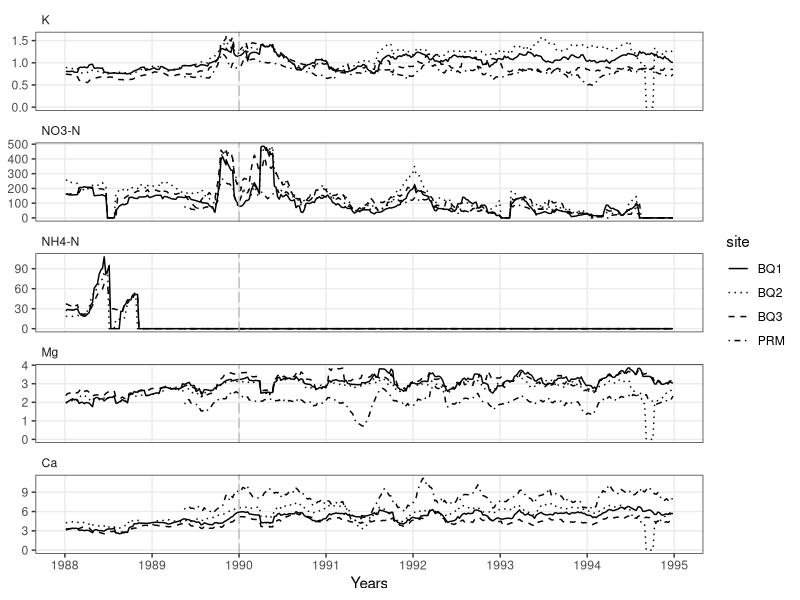

This chart was generated by the following R code:
# Setup
library(tidyverse)
library(here)
library(lubridate)

rm(list = ls())


print("Hello World")

# Time-series plots of rain inputs and streamwater concentrations are presented as 9-wk moving averages. This approach minimized rapid fluctuations
# caused by concentration-discharge interactions, made longer-term patterns
# more apparent, and permitted data from several streams and ions to be presented together. Stream concentration data are presented in two groups, the
# El Verde streams (QS, QT, QPA, QPB), and the Bisley streams (PRM, BQ1,
# BQ2, BQ3). Moving averages were not plotted where there were gaps in sampling or in particular chemical analyses.

# Load data
BQ1_df <- read_csv(here("knb-lter-luq.20.4923064","QuebradaCuenca1-Bisley.csv")) %>% 
  mutate(site = "BQ1")
BQ2_df <- read_csv(here("knb-lter-luq.20.4923064","QuebradaCuenca2-Bisley.csv")) %>% 
  mutate(site = "BQ2")
BQ3_df <- read_csv(here("knb-lter-luq.20.4923064","QuebradaCuenca3-Bisley.csv")) %>% 
  mutate(site = "BQ3")
PRM_df <- read_csv(here("knb-lter-luq.20.4923064","RioMameyesPuenteRoto.csv")) %>% 
  mutate(site = "PRM")

compounds <- c("K","NO3-N","NH4-N","Mg","Ca")
sites <- c("BQ1", "BQ2", "BQ3", "PRM")


# assign value in seconds of 4 week half-interval
half_interval_sec <- 4 * 7 * 24 * 60 * 60

#Define function to calculate moving average
calc_moving_avg <- function(dates, values, half_interval = 4, min_gap_size = 3) {
  
  # date values in  numerical POSIXct
  date_sec <-  as.numeric(dates)
  
  # generate empty vector to store rolled means
  rolled_means <- numeric(length(values))
  
  # iterate along length of values
  for (i in seq_along(values)) {
    # identify interval values for each date
    interval_elements <- abs(date_sec - date_sec[i]) <= half_interval_sec
    
    # subset values and dates to those in the interval
    interval_vals <- values[interval_elements]
    dates <- date_sec[interval_elements]
    
    # remove NA values and dates
    non_na_elements <- !is.na(interval_vals)
    vals <- interval_vals[non_na_elements]
    dates <- dates[non_na_elements]
    
    if (length(vals) < min_gap_size) {
      next
    } else {
      rolled_means[i] <- mean(vals)
    }
  }
  return(rolled_means)
}


# Deal with duplicate date entries


all_sites_df <- bind_rows(BQ1_df, BQ2_df, BQ3_df, PRM_df) %>%
  mutate(date = as.POSIXct(ymd(Sample_Date), tz = "UTC")) %>%
  filter(year(date) >= 1988, year(date) <= 1994) %>%
  select(date, site, "K", "NO3-N", "NH4-N", "Mg", "Ca") %>%
  arrange(site, date)


long <- all_sites_df %>%
  pivot_longer(cols = c(K, "NO3-N", "NH4-N", Mg, Ca), names_to = "compound", values_to = "value") %>% 
  mutate(compound = factor(compound, levels = compounds),
         site = factor(site, levels = sites)) %>%  # make compound and site categorical
  group_by(site, compound) %>% 
  arrange(date, .by_group = TRUE) %>%
  mutate(rolling_means = calc_moving_avg(date, value, half_interval = 4, min_gap_size = 3)) %>% 
  ungroup()

# plot different compound moving averages over time by site



ggplot(long, aes(x = date, y = rolling_means, linetype = site, group = site)) +
  geom_line(na.rm = TRUE) +
  geom_vline(xintercept = as.POSIXct("1990-01-01", tz = "UTC"), linetype = "longdash", color = "grey") +
  facet_wrap(~ compound, ncol = 1, scales = "free_y") +
  scale_linetype_manual(
    values = c("solid", "dotted", "dashed", "dotdash")
  ) +
  scale_x_datetime(date_breaks = "1 year", date_labels = "%Y") +
  labs(x = "Years", y = NULL) +
  theme_bw() +
  theme(panel.grid.minor = element_blank(),
        strip.background = element_blank(),
        strip.text = element_text(hjust = 0))

# ggsave(here("figs","spooled-spaghetti-plot.png"), width = 6, height = 8)